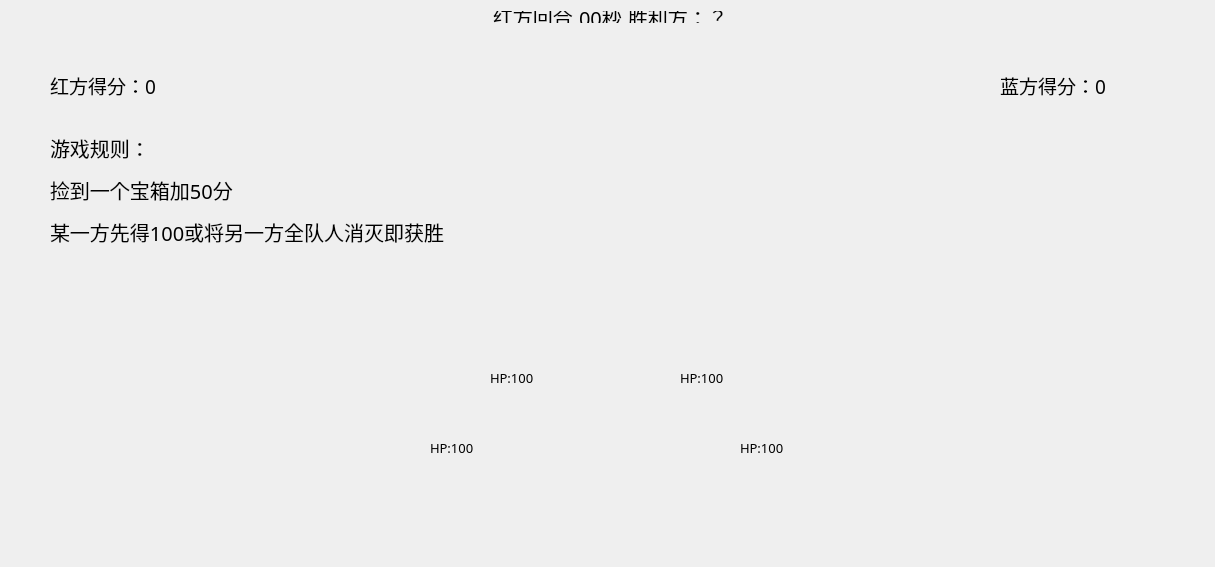
<?xml version="1.0" encoding="UTF-8"?>
<ui version="4.0">
 <class>MainWindow</class>
 <widget class="QMainWindow" name="MainWindow">
  <property name="geometry">
   <rect>
    <x>0</x>
    <y>0</y>
    <width>1215</width>
    <height>567</height>
   </rect>
  </property>
  <property name="font">
   <font>
    <family>微软雅黑</family>
    <pointsize>15</pointsize>
   </font>
  </property>
  <property name="windowTitle">
   <string>游戏界面</string>
  </property>
  <property name="windowIcon">
   <iconset resource="res.qrc">
    <normaloff>:/image/captain2.png</normaloff>:/image/captain2.png</iconset>
  </property>
  <widget class="QWidget" name="centralWidget">
   <widget class="QLabel" name="lb_main">
    <property name="geometry">
     <rect>
      <x>0</x>
      <y>0</y>
      <width>1215</width>
      <height>567</height>
     </rect>
    </property>
    <property name="minimumSize">
     <size>
      <width>1215</width>
      <height>567</height>
     </size>
    </property>
    <property name="maximumSize">
     <size>
      <width>1215</width>
      <height>567</height>
     </size>
    </property>
    <property name="text">
     <string/>
    </property>
    <property name="pixmap">
     <pixmap resource="res.qrc">:/image/background.jpg</pixmap>
    </property>
    <property name="scaledContents">
     <bool>true</bool>
    </property>
   </widget>
   <widget class="QPushButton" name="pb_captain1">
    <property name="geometry">
     <rect>
      <x>490</x>
      <y>393</y>
      <width>57</width>
      <height>62</height>
     </rect>
    </property>
    <property name="styleSheet">
     <string notr="true">background: transparent;</string>
    </property>
    <property name="text">
     <string/>
    </property>
    <property name="icon">
     <iconset resource="res.qrc">
      <normaloff>:/image/captain1.png</normaloff>:/image/captain1.png</iconset>
    </property>
    <property name="iconSize">
     <size>
      <width>57</width>
      <height>62</height>
     </size>
    </property>
    <property name="checkable">
     <bool>true</bool>
    </property>
    <property name="flat">
     <bool>true</bool>
    </property>
   </widget>
   <widget class="QPushButton" name="pb_captain2">
    <property name="geometry">
     <rect>
      <x>680</x>
      <y>390</y>
      <width>62</width>
      <height>62</height>
     </rect>
    </property>
    <property name="styleSheet">
     <string notr="true">background: transparent;</string>
    </property>
    <property name="text">
     <string/>
    </property>
    <property name="icon">
     <iconset resource="res.qrc">
      <normaloff>:/image/captain2.png</normaloff>:/image/captain2.png</iconset>
    </property>
    <property name="iconSize">
     <size>
      <width>62</width>
      <height>62</height>
     </size>
    </property>
    <property name="checkable">
     <bool>true</bool>
    </property>
    <property name="flat">
     <bool>true</bool>
    </property>
   </widget>
   <widget class="QLabel" name="lb_terrain">
    <property name="geometry">
     <rect>
      <x>390</x>
      <y>430</y>
      <width>441</width>
      <height>161</height>
     </rect>
    </property>
    <property name="text">
     <string/>
    </property>
    <property name="textFormat">
     <enum>Qt::AutoText</enum>
    </property>
    <property name="pixmap">
     <pixmap resource="res.qrc">:/image/terrain.png</pixmap>
    </property>
    <property name="scaledContents">
     <bool>true</bool>
    </property>
   </widget>
   <widget class="QWidget" name="layoutWidget">
    <property name="geometry">
     <rect>
      <x>0</x>
      <y>0</y>
      <width>1221</width>
      <height>34</height>
     </rect>
    </property>
    <layout class="QHBoxLayout" name="horizontalLayout">
     <item>
      <spacer name="horizontalSpacer">
       <property name="orientation">
        <enum>Qt::Horizontal</enum>
       </property>
       <property name="sizeHint" stdset="0">
        <size>
         <width>40</width>
         <height>20</height>
        </size>
       </property>
      </spacer>
     </item>
     <item>
      <widget class="QLabel" name="lb_color">
       <property name="text">
        <string>红方回合</string>
       </property>
      </widget>
     </item>
     <item>
      <widget class="QLabel" name="lb_timer">
       <property name="text">
        <string>00秒</string>
       </property>
      </widget>
     </item>
     <item>
      <widget class="QLabel" name="lb_winner">
       <property name="text">
        <string>胜利方：？</string>
       </property>
      </widget>
     </item>
     <item>
      <spacer name="horizontalSpacer_2">
       <property name="orientation">
        <enum>Qt::Horizontal</enum>
       </property>
       <property name="sizeHint" stdset="0">
        <size>
         <width>40</width>
         <height>20</height>
        </size>
       </property>
      </spacer>
     </item>
    </layout>
   </widget>
   <widget class="QLabel" name="lb_box">
    <property name="geometry">
     <rect>
      <x>570</x>
      <y>385</y>
      <width>77</width>
      <height>67</height>
     </rect>
    </property>
    <property name="minimumSize">
     <size>
      <width>77</width>
      <height>67</height>
     </size>
    </property>
    <property name="maximumSize">
     <size>
      <width>77</width>
      <height>67</height>
     </size>
    </property>
    <property name="styleSheet">
     <string notr="true">background: transparent;</string>
    </property>
    <property name="text">
     <string/>
    </property>
    <property name="pixmap">
     <pixmap resource="res.qrc">:/image/box.png</pixmap>
    </property>
   </widget>
   <widget class="QLabel" name="lb_redscore">
    <property name="geometry">
     <rect>
      <x>50</x>
      <y>70</y>
      <width>161</width>
      <height>31</height>
     </rect>
    </property>
    <property name="font">
     <font>
      <pointsize>14</pointsize>
     </font>
    </property>
    <property name="text">
     <string>红方得分：0</string>
    </property>
   </widget>
   <widget class="QLabel" name="lb_bluescore">
    <property name="geometry">
     <rect>
      <x>1000</x>
      <y>70</y>
      <width>161</width>
      <height>31</height>
     </rect>
    </property>
    <property name="font">
     <font>
      <pointsize>14</pointsize>
     </font>
    </property>
    <property name="text">
     <string>蓝方得分：0</string>
    </property>
   </widget>
   <widget class="QLabel" name="lb_rule">
    <property name="geometry">
     <rect>
      <x>50</x>
      <y>120</y>
      <width>511</width>
      <height>141</height>
     </rect>
    </property>
    <property name="text">
     <string>&lt;html&gt;&lt;head/&gt;&lt;body&gt;&lt;p&gt;游戏规则：&lt;/p&gt;&lt;p&gt;捡到一个宝箱加50分&lt;/p&gt;&lt;p&gt;某一方先得100或将另一方全队人消灭即获胜&lt;/p&gt;&lt;/body&gt;&lt;/html&gt;</string>
    </property>
   </widget>
   <widget class="QPushButton" name="pb_sailor1">
    <property name="geometry">
     <rect>
      <x>430</x>
      <y>460</y>
      <width>53</width>
      <height>52</height>
     </rect>
    </property>
    <property name="styleSheet">
     <string notr="true">background: transparent;</string>
    </property>
    <property name="text">
     <string/>
    </property>
    <property name="icon">
     <iconset resource="res.qrc">
      <normaloff>:/image/sailor1.png</normaloff>:/image/sailor1.png</iconset>
    </property>
    <property name="iconSize">
     <size>
      <width>53</width>
      <height>52</height>
     </size>
    </property>
    <property name="checkable">
     <bool>true</bool>
    </property>
    <property name="flat">
     <bool>true</bool>
    </property>
   </widget>
   <widget class="QPushButton" name="pb_sailor2">
    <property name="geometry">
     <rect>
      <x>740</x>
      <y>460</y>
      <width>53</width>
      <height>51</height>
     </rect>
    </property>
    <property name="styleSheet">
     <string notr="true">background: transparent;</string>
    </property>
    <property name="text">
     <string/>
    </property>
    <property name="icon">
     <iconset resource="res.qrc">
      <normaloff>:/image/sailor2.png</normaloff>:/image/sailor2.png</iconset>
    </property>
    <property name="iconSize">
     <size>
      <width>53</width>
      <height>51</height>
     </size>
    </property>
    <property name="checkable">
     <bool>true</bool>
    </property>
    <property name="flat">
     <bool>true</bool>
    </property>
   </widget>
   <widget class="QPushButton" name="pb_bomb">
    <property name="geometry">
     <rect>
      <x>1170</x>
      <y>100</y>
      <width>40</width>
      <height>57</height>
     </rect>
    </property>
    <property name="styleSheet">
     <string notr="true">background: transparent;</string>
    </property>
    <property name="text">
     <string/>
    </property>
    <property name="icon">
     <iconset resource="res.qrc">
      <normaloff>:/image/bomb.png</normaloff>:/image/bomb.png</iconset>
    </property>
    <property name="iconSize">
     <size>
      <width>40</width>
      <height>57</height>
     </size>
    </property>
    <property name="flat">
     <bool>true</bool>
    </property>
   </widget>
   <widget class="QLabel" name="lb_sailor1">
    <property name="geometry">
     <rect>
      <x>430</x>
      <y>440</y>
      <width>61</width>
      <height>16</height>
     </rect>
    </property>
    <property name="font">
     <font>
      <pointsize>10</pointsize>
     </font>
    </property>
    <property name="text">
     <string>HP:100</string>
    </property>
   </widget>
   <widget class="QLabel" name="lb_captain1">
    <property name="geometry">
     <rect>
      <x>490</x>
      <y>370</y>
      <width>61</width>
      <height>16</height>
     </rect>
    </property>
    <property name="font">
     <font>
      <pointsize>10</pointsize>
     </font>
    </property>
    <property name="text">
     <string>HP:100</string>
    </property>
   </widget>
   <widget class="QLabel" name="lb_captain2">
    <property name="geometry">
     <rect>
      <x>680</x>
      <y>370</y>
      <width>61</width>
      <height>16</height>
     </rect>
    </property>
    <property name="font">
     <font>
      <pointsize>10</pointsize>
     </font>
    </property>
    <property name="text">
     <string>HP:100</string>
    </property>
   </widget>
   <widget class="QLabel" name="lb_sailor2">
    <property name="geometry">
     <rect>
      <x>740</x>
      <y>440</y>
      <width>61</width>
      <height>16</height>
     </rect>
    </property>
    <property name="font">
     <font>
      <pointsize>10</pointsize>
     </font>
    </property>
    <property name="text">
     <string>HP:100</string>
    </property>
   </widget>
  </widget>
 </widget>
 <layoutdefault spacing="6" margin="11"/>
 <resources>
  <include location="res.qrc"/>
 </resources>
 <connections/>
</ui>
